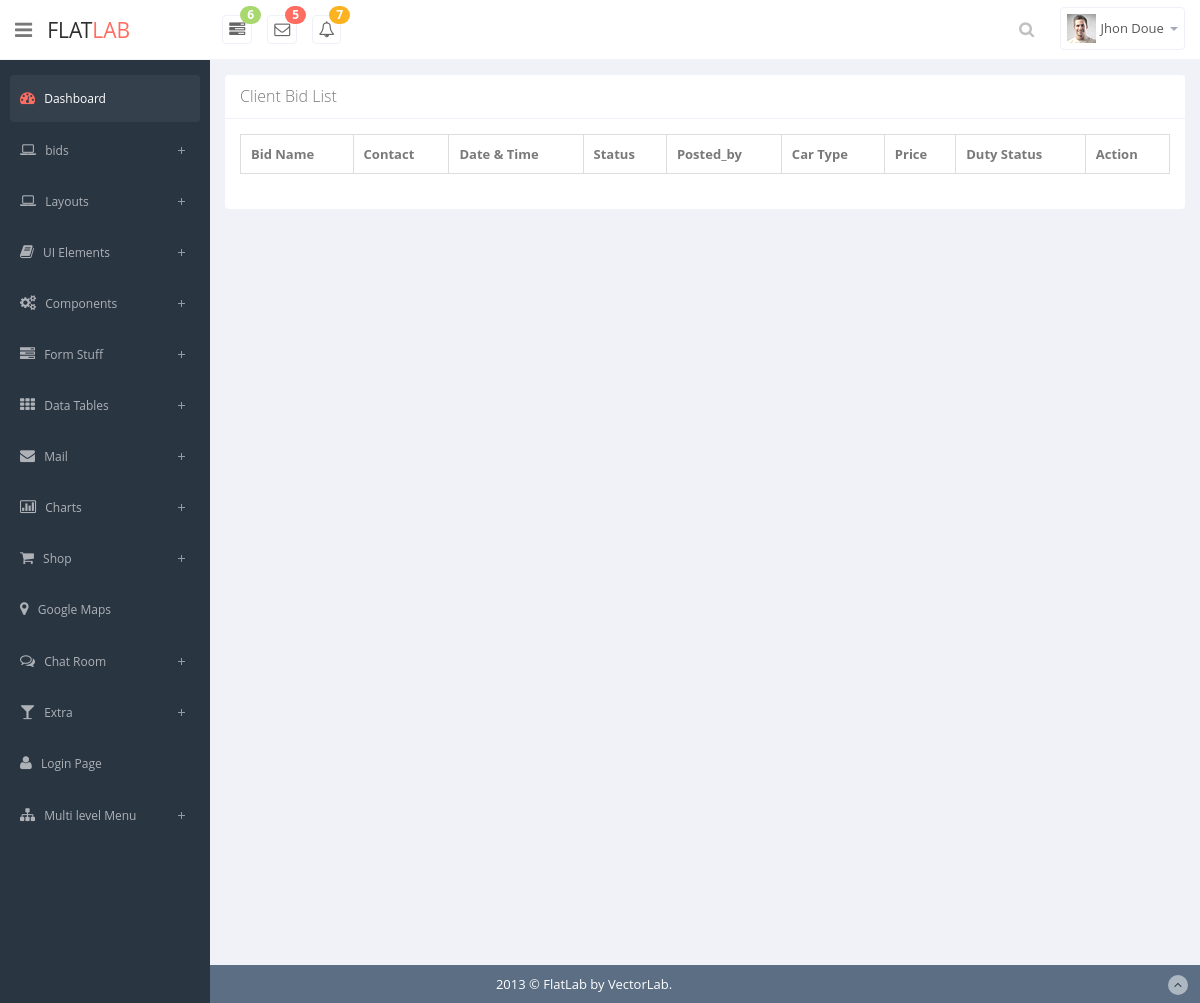
Page /clientbid.php (signed in) on the earlier database version.
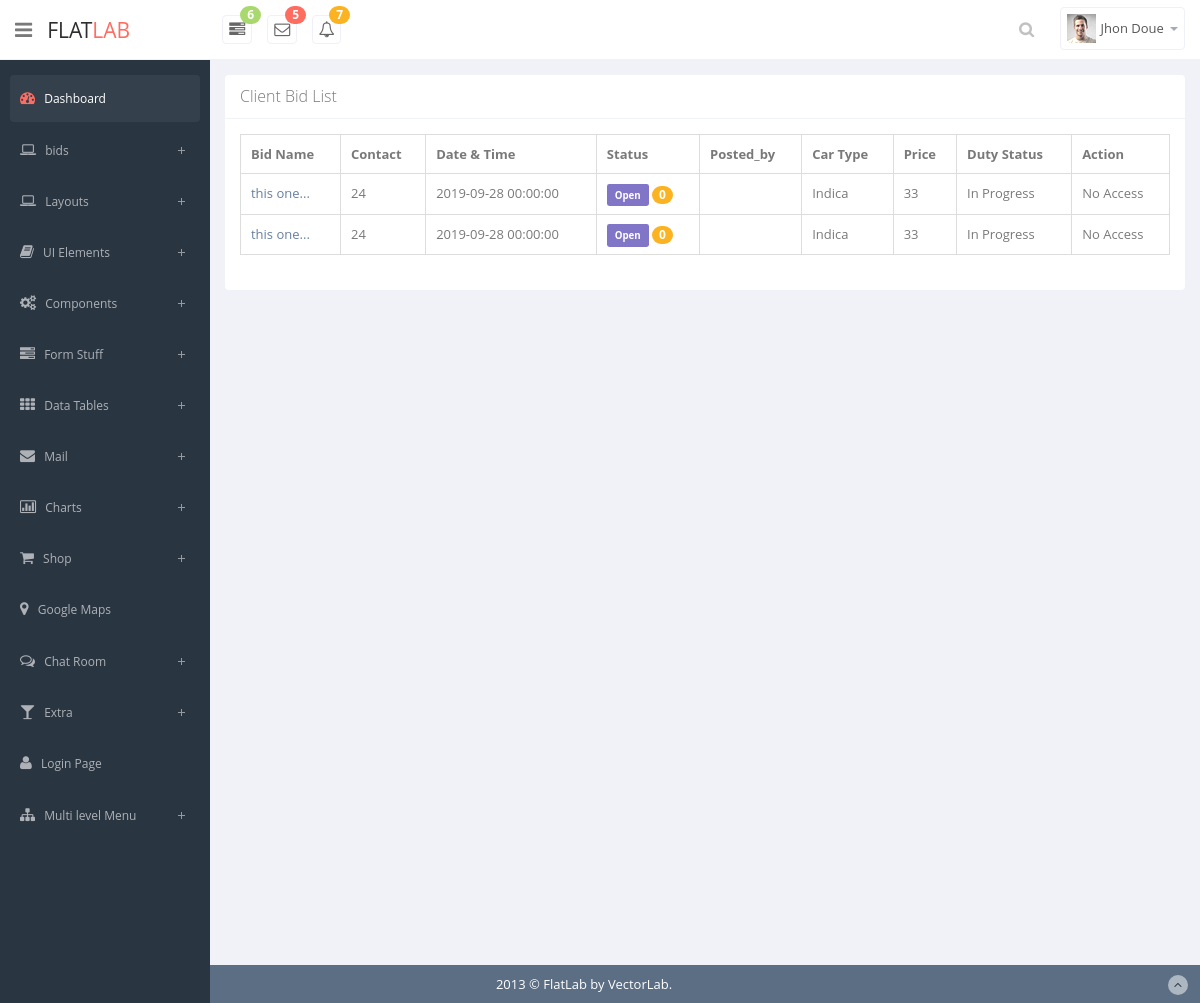
Same page on the later database version.
### tables this page shows
CREATE TABLE `bids` (
  `id` int(11) NOT NULL,
  `bidname` varchar(200) DEFAULT NULL,
  `biddescription` varchar(200) DEFAULT NULL,
  `bidtype` varchar(200) DEFAULT NULL,
  `dutyprice` varchar(200) DEFAULT NULL,
  `name` varchar(200) DEFAULT NULL,
  `number` varchar(200) DEFAULT NULL,
  `pickuppoint` varchar(200) DEFAULT NULL,
  `dropoffpoint` varchar(200) DEFAULT NULL,
  `numberofpassenser` varchar(200) DEFAULT NULL,
  `city` varchar(200) DEFAULT NULL,
  `dutytype` varchar(200) DEFAULT NULL,
  `queryfrom` varchar(200) DEFAULT NULL,
  `selectdutystatus` varchar(200) DEFAULT NULL,
  `roofrack` varchar(200) DEFAULT NULL,
  `cartype` varchar(200) DEFAULT NULL,
  `dutystatusreason` varchar(200) DEFAULT NULL,
  `numberofdays` varchar(200) DEFAULT NULL,
  `destination` varchar(200) DEFAULT NULL,
  `exclusions` varchar(200) DEFAULT NULL,
  `specialdemanded` varchar(200) DEFAULT NULL,
  `bidsecretdetail` varchar(200) DEFAULT NULL,
  `startend` datetime DEFAULT NULL,
  `startdate` datetime DEFAULT NULL,
  `bidenddate` datetime DEFAULT NULL,
  `activebid` varchar(200) DEFAULT NULL,
  `bidimage` varchar(200) DEFAULT NULL,
  `bidby` varchar(222) NOT NULL
);

### functions.php (called while the page is built, shortened)
<?php
include('config.php');
function isAdmin()
{
	if (isset($_SESSION['user']) && $_SESSION['user']['user_type'] == 'admin' ) {
		return true;
	}else{
		return false;
	}
}
function getAllBids($type){
	global $db;
	if($type =='customer'){
		$query="select * from bids where  bidtype='1' AND  now() < `bidenddate`  AND selectdutystatus!='3' ORDER BY bidenddate ASC";
	}else if($type =='client'){
		$query="select * from bids where  bidtype='2' AND  now() < `bidenddate` AND  selectdutystatus!='3' ORDER BY bidenddate ASC";
	}else{
		$query="select * from bids where bidtype='2' AND selectdutystatus!='3' ORDER BY bidenddate ASC ";
	}
	$exe=mysqli_query($db, $query);
	return $exe;
}

### clientbid.php (the view, shortened to what this page needs)
<?php
include('header.php');
include('sidebar.php');
$return =getAllBids('customer');
global $db;
$userid = $_SESSION['user']['id'];
?>
      <section id="main-content">
          <section class="wrapper site-min-height">
              <div class="row">
                  <div class="col-lg-12">
                      <section class="panel">
                          <header class="panel-heading">
                             Client Bid List
                          </header>
                          <div class="panel-body">
                                <div class="adv-table">
                                    <table  class="display table table-bordered table-striped" id="example">
                                      <thead>
                                      <tr>
                                          <th>Bid Name</th>
                                          <th>Contact</th>
                                          <th>Date &amp; Time</th>
                                          <th class="hidden-phone">Status</th>
                                          <th class="hidden-phone">Posted_by</th>
										  <th class="hidden-phone">Car Type</th>
										   <th class="hidden-phone">Price</th>
										  <th class="hidden-phone">Duty Status</th>
										  <th class="hidden-phone">Action</th>
                                      </tr>
                                      </thead>
                                      <tbody>
									  <?php while($row = mysqli_fetch_assoc($return)) { ?>
                                      <tr class="gradeX">
                                          <td><a href="bid_details_admin.php?id=<?php echo $id=$row['id']; ?>"><?php echo substr($row['bidname'], 0, 30)."...";  ?> </a></td>
                                          <td><?php echo $row['number']; ?></td>
                                          <td><?php echo $row['bidenddate'];  ?></td>
                                          <td class="center hidden-phone"><?php
								 $cu=date("Y-m-d H:i:s");
									    if (strtotime($cu) < strtotime($row['bidenddate']) ){
											echo '<span class="label label-info label-mini">Open</span>';
										}else
										{
											 $st="Closed";
											echo '<span class="label label-warning label-mini">Closed</span>';
											}
											$sql2="select * from bidders_bids where bidid='$id'";
											$exe2=mysqli_query($db,$sql2);
											$bidcount=mysqli_num_rows($exe2);
									   ?> <span class="badge bg-warning"><?php echo $bidcount; ?></span>
									  </td>
										   <td class="center hidden-phone"> <?php
									  $bid_by= $row['bidby'];
									  ?></td>
									  <td class="center hidden-phone"><?php echo  $row['cartype'];
									   ?></td>
									   <td class="center hidden-phone"><?php echo  $row['dutyprice'];
									   ?></td>
                                          <td class="center hidden-phone"><?php $d_status=$row['selectdutystatus'];
									  if($d_status=='0'){echo "Booked";}elseif($d_status=='1'){echo "In Progress";}elseif($d_status=='2'){echo "Customer Offer";}elseif($d_status=='3'){echo "Dead On Arrival";}else{ echo " ";}
									  ?></td>
									<td><?php
                                 if($bid_by==$userid){ ?>    <a href="biddetails.php?id=<?php echo $id=$row['id']; ?>"> <button class="btn btn-success btn-xs"><i class="fa fa-check"></i></button></a>
                                      <a href="editbid.php?id=<?php echo $id=$row['id']; ?>"><button class="btn btn-primary btn-xs"><i class="fa fa-pencil"></i></button></a>
                                     <a href="delete_bid.php?delete_bid=<?php echo $id=$row['id']; ?>"onclick="return confirm('Are you sure you want to delete this Record?');"" ><button class="btn btn-danger btn-xs"><i class="fa fa-trash-o "></i></button></a>
								 <?php } else{
									 echo  "No Access";
								 } ?>  </td>
                                      </tr>
<?php } ?>
                          </table>
                                </div>
                          </div>
                      </section>
                  </div>
              </div>
          </section>
		 </section>
<?php include("footer.php");  ?>

### header.php (shortened to what this page needs)
<?php
include('functions.php');
?>
<!DOCTYPE html>
<html lang="en">
  <head>
    <link href="css/bootstrap.min.css" rel="stylesheet">
    <link href="css/bootstrap-reset.css" rel="stylesheet">
    <link href="assets/font-awesome/css/font-awesome.css" rel="stylesheet" />
    <link href="assets/jquery-easy-pie-chart/jquery.easy-pie-chart.css" rel="stylesheet" type="text/css" media="screen"/>
    <link rel="stylesheet" href="css/owl.carousel.css" type="text/css">
    <link href="css/slidebars.css" rel="stylesheet">
    <link href="css/style.css" rel="stylesheet">
    <link href="css/style-responsive.css" rel="stylesheet" />
  </head>
  <body>
  <section id="container" >
  <?php
  if (isAdmin()) {
  ?>
      <header class="header white-bg">
              <div class="sidebar-toggle-box">
                  <div class="fa fa-bars tooltips" data-placement="right" data-original-title="Toggle Navigation"></div>
              </div>
            <a href="index.html" class="logo">Flat<span>lab</span></a>
            <div class="nav notify-row" id="top_menu">
                <ul class="nav top-menu">
                    <li class="dropdown">
                        <a data-toggle="dropdown" class="dropdown-toggle" href="#">
                            <i class="fa fa-tasks"></i>
                            <span class="badge bg-success">6</span>
                        </a>
                    </li>
                    <li id="header_inbox_bar" class="dropdown">
                        <a data-toggle="dropdown" class="dropdown-toggle" href="#">
                            <i class="fa fa-envelope-o"></i>
                            <span class="badge bg-important">5</span>
                        </a>
                    </li>
                    <li id="header_notification_bar" class="dropdown">
                        <a data-toggle="dropdown" class="dropdown-toggle" href="#">
                            <i class="fa fa-bell-o"></i>
                            <span class="badge bg-warning">7</span>
                        </a>
                    </li>
                </ul>
            </div>
            <div class="top-nav ">
                <ul class="nav pull-right top-menu">
                    <li>
                        <input type="text" class="form-control search" placeholder="Search">
                    </li>
                    <li class="dropdown">
                        <a data-toggle="dropdown" class="dropdown-toggle" href="#">
                            <img alt="" src="img/avatar1_small.jpg">
                            <span class="username">Jhon Doue</span>
                            <b class="caret"></b>
                        </a>
                    </li>
                </ul>
            </div>
        </header>
  <?php } ?>

### sidebar.php (shortened to what this page needs)
    <aside>
<div id="sidebar"  class="nav-collapse ">
            <ul class="sidebar-menu" id="nav-accordion">
                <li>
                    <a class="active" href="index.html">
                        <i class="fa fa-dashboard"></i>
                        <span>Dashboard</span>
                    </a>
                </li>
                <li class="sub-menu">
                    <a href="javascript:;" >
                        <i class="fa fa-laptop"></i>
                        <span>bids</span>
                    </a>
                </li>
                <li class="sub-menu">
                    <a href="javascript:;" >
                        <i class="fa fa-laptop"></i>
                        <span>Layouts</span>
                    </a>
                </li>
                <li class="sub-menu">
                    <a href="javascript:;" >
                        <i class="fa fa-book"></i>
                        <span>UI Elements</span>
                    </a>
                </li>
                <li class="sub-menu">
                    <a href="javascript:;" >
                        <i class="fa fa-cogs"></i>
                        <span>Components</span>
                    </a>
                </li>
                <li class="sub-menu">
                    <a href="javascript:;" >
                        <i class="fa fa-tasks"></i>
                        <span>Form Stuff</span>
                    </a>
                </li>
                <li class="sub-menu">
                    <a href="javascript:;" >
                        <i class="fa fa-th"></i>
                        <span>Data Tables</span>
                    </a>
                </li>
                <li class="sub-menu">
                    <a href="javascript:;" >
                        <i class=" fa fa-envelope"></i>
                        <span>Mail</span>
                    </a>
                </li>
                <li class="sub-menu">
                    <a href="javascript:;" >
                        <i class=" fa fa-bar-chart-o"></i>
                        <span>Charts</span>
                    </a>
                </li>
                <li class="sub-menu">
                    <a href="javascript:;" >
                        <i class="fa fa-shopping-cart"></i>
                        <span>Shop</span>
                    </a>
                </li>
                <li>
                    <a href="google_maps.html" >
                        <i class="fa fa-map-marker"></i>
                        <span>Google Maps </span>
                    </a>
                </li>
                <li class="sub-menu">
                    <a href="javascript:;">
                        <i class="fa fa-comments-o"></i>
                        <span>Chat Room</span>
                    </a>
                </li>
                <li class="sub-menu">
                    <a href="javascript:;" >
                        <i class="fa fa-glass"></i>
                        <span>Extra</span>
                    </a>
                </li>
                <li>
                    <a  href="login.html">
                        <i class="fa fa-user"></i>
                        <span>Login Page</span>
                    </a>
                </li>
                <li class="sub-menu">
                    <a href="javascript:;" >
                        <i class="fa fa-sitemap"></i>
                        <span>Multi level Menu</span>
                    </a>
                </li>
            </ul>
        </div>
    </aside>

### footer.php (shortened to what this page needs)
      <footer class="site-footer">
          <div class="text-center">
              2013 &copy; FlatLab by VectorLab.
              <a href="#" class="go-top">
                  <i class="fa fa-angle-up"></i>
              </a>
          </div>
      </footer>
  </section>
  </body>
</html>

Differences in the rows shown:
now on this page (row edited): bids: bidname "this one", number "24", bidenddate "2019-09-28 00:00:00", shows "Open", bidcount "0", cartype "Indica", dutyprice "33", selectdutystatus "In Progress", bidby "No Access"
now on this page (row edited): bids: bidname "this one", number "24", bidenddate "2019-09-28 00:00:00", shows "Open", bidcount "0", cartype "Indica", dutyprice "33", selectdutystatus "In Progress", bidby "No Access"
